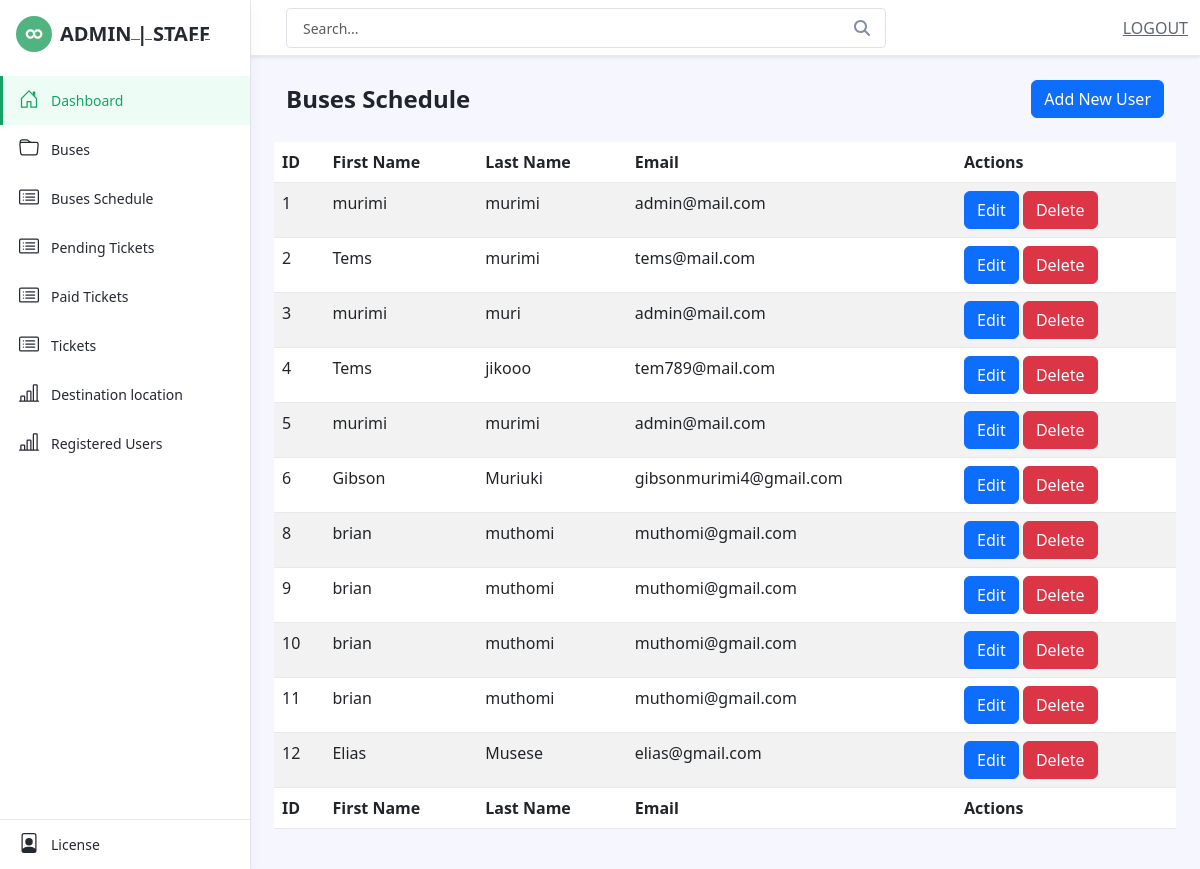
/admin/registered_users.php (signed in), run on an earlier commit of the app's database.
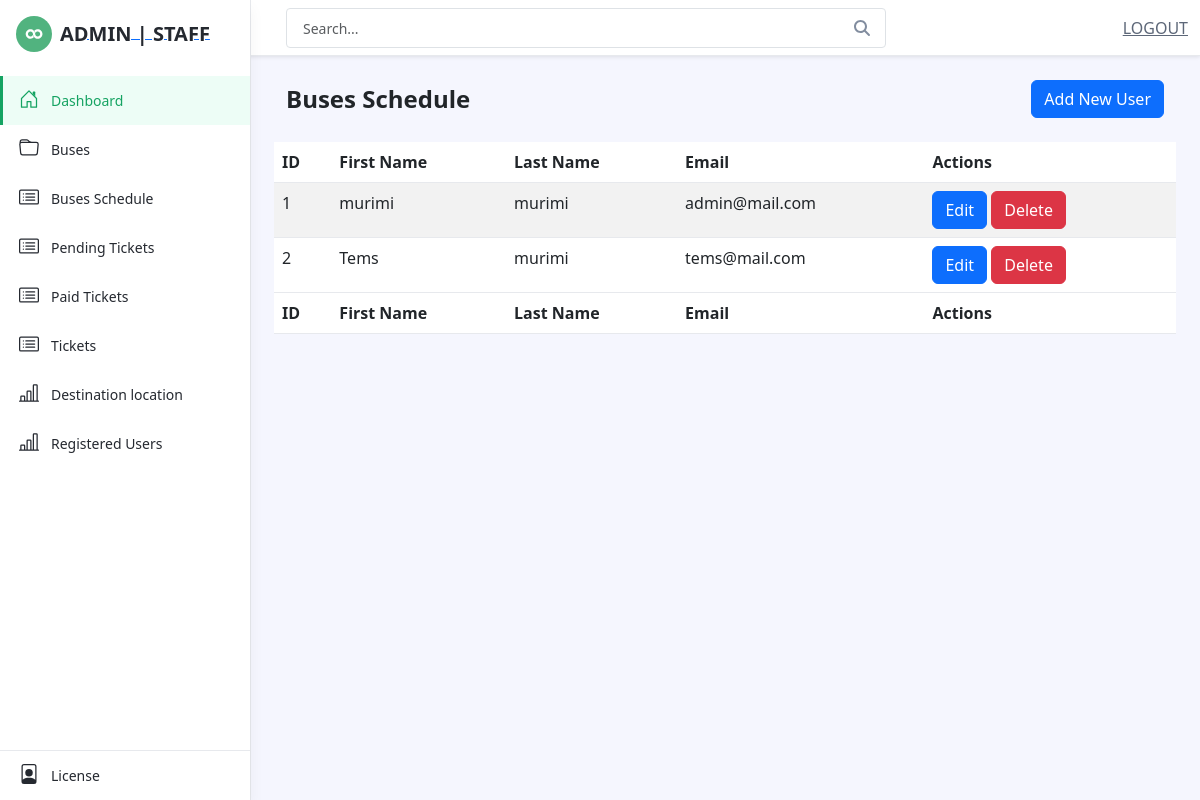
And on a later commit of the database.
### tables this page shows
CREATE TABLE `tbl_users` (
  `id` int(11) NOT NULL,
  `firstname` varchar(250) NOT NULL,
  `lastname` varchar(250) NOT NULL,
  `email` varchar(255) NOT NULL,
  `password` varchar(255) NOT NULL,
  `contact` varchar(255) NOT NULL
);

### admin/registered_users.php (the view, shortened to what this page needs)
<?php
include("inc/header.php");
require_once("db-connect/config.php");
$selectQuery = "SELECT * FROM tbl_users";
$stmt = $conn->prepare($selectQuery);
$stmt->execute();
$usersData = $stmt->fetchAll(PDO::FETCH_ASSOC);
?>
    <link href="https://cdnjs.cloudflare.com/ajax/libs/twitter-bootstrap/5.3.0-alpha3/css/bootstrap.min.css"
        rel="stylesheet">
    <link href="https://cdn.datatables.net/1.13.5/css/dataTables.bootstrap5.min.css" rel="stylesheet">
<body class="app">
    <?php
    include("inc/sidebar.php");
    ?>
    <div class="app-wrapper">
        <div class="app-content pt-3 p-md-3 p-lg-4">
            <div class="container-xl">
                <div class="row g-3 mb-4 align-items-center justify-content-between">
                    <div class="col-auto">
                        <h1 class="app-page-title mb-0">Buses Schedule</h1>
                    </div>
                    <div class="col-auto">
                        <a href="add_user.php" class="btn btn-primary">Add New User</a>
                    </div>
                </div>
                <div class="row g-4">
                    <table id="example" class="table table-striped" style="width:100%">
                        <thead>
                            <tr>
                                <th>ID</th>
                                <th>First Name</th>
                                <th>Last Name</th>
                                <th>Email</th>
                                <th>Actions</th>
                            </tr>
                        </thead>
                        <tbody>
                            <?php foreach ($usersData as $user) : ?>
                            <tr>
                                <td><?php echo $user['id']; ?></td>
                                <td><?php echo $user['firstname']; ?></td>
                                <td><?php echo $user['lastname']; ?></td>
                                <td><?php echo $user['email']; ?></td>
                                <td>
                                    <a href="edit_user.php?id=<?php echo $user['id']; ?>"
                                        class="btn btn-primary">Edit</a>
                                    <a href="delete_user.php?id=<?php echo $user['id']; ?>" class="btn btn-danger"
                                        onclick="return confirm('Are you sure you want to delete this user?')">Delete</a>
                                </td>
                            </tr>
                            <?php endforeach; ?>
                        </tbody>
                        <tfoot>
                            <thead>
                                <tr>
                                    <th>ID</th>
                                    <th>First Name</th>
                                    <th>Last Name</th>
                                    <th>Email</th>
                                    <th>Actions</th>
                                </tr>
                            </thead>
                        </tfoot>
                    </table>
                </div>
            </div>
        </div>
    </div>
</body>
</html>

### admin/inc/header.php (shortened to what this page needs)
<!DOCTYPE html>
<html lang="en">
<head>
    <link id="theme-style" rel="stylesheet" href="assets/css/portal.css">
</head>

### admin/inc/sidebar.php (shortened to what this page needs)
<header class="app-header fixed-top">
    <div class="app-header-inner">
        <div class="container-fluid py-2">
            <div class="app-header-content">
                <div class="row justify-content-between align-items-center">
                    <div class="app-search-box col">
                        <form class="app-search-form">
                            <input type="text" placeholder="Search..." name="search" class="form-control search-input">
                            <button type="submit" class="btn search-btn btn-primary" value="Search"><i
                                    class="fas fa-search"></i></button>
                        </form>
                    </div>
                    <div class="app-utilities col-auto">
                        <div class="app-utility-item ">
                            <a href="logout.php" role="button" aria-expanded="false">LOGOUT</a>
                        </div>
                    </div>
                </div>
            </div>
        </div>
    </div>
    <div id="app-sidepanel" class="app-sidepanel">
        <div class="sidepanel-inner d-flex flex-column">
            <div class="app-branding">
                <a class="app-logo" href="index.php"><img class="logo-icon me-2" src="assets/images/app-logo.svg"
                        alt="logo"><span class="logo-text">ADMIN | STAFF</span></a>
            </div>
            <nav id="app-nav-main" class="app-nav app-nav-main flex-grow-1">
                <ul class="app-menu list-unstyled accordion" id="menu-accordion">
                    <li class="nav-item">
                        <a class="nav-link active" href="index.php">
                            <span class="nav-icon">
                            </span>
                            <span class="nav-link-text">Dashboard</span>
                        </a>
                    </li>
                    <li class="nav-item">
                        <a class="nav-link" href="buses.php">
                            <span class="nav-icon">
                            </span>
                            <span class="nav-link-text">Buses</span>
                        </a>
                    </li>
                    <li class="nav-item">
                        <a class="nav-link" href="schedule_list.php">
                            <span class="nav-icon">
                            </span>
                            <span class="nav-link-text">Buses Schedule</span>
                        </a>
                    </li>
                    <li class="nav-item">
                        <a class="nav-link" href="pending_tickets.php">
                            <span class="nav-icon">
                            </span>
                            <span class="nav-link-text">Pending Tickets</span>
                        </a>
                    </li>
                    <li class="nav-item">
                        <a class="nav-link" href="paid_tickets.php">
                            <span class="nav-icon">
                            </span>
                            <span class="nav-link-text">Paid Tickets</span>
                        </a>
                    </li>
                    <li class="nav-item">
                        <a class="nav-link" href="tickets.php">
                            <span class="nav-icon">
                            </span>
                            <span class="nav-link-text">Tickets</span>
                        </a>
                    </li>
                    <li class="nav-item">
                        <a class="nav-link" href="location.php">
                            <span class="nav-icon">
                            </span>
                            <span class="nav-link-text">Destination location</span>
                        </a>
                    </li>
                    <li class="nav-item">
                        <a class="nav-link" href="registered_users.php">
                            <span class="nav-icon">
                            </span>
                            <span class="nav-link-text">Registered Users</span>
                        </a>
                    </li>
                </ul>
            </nav>
            <div class="app-sidepanel-footer">
                <nav class="app-nav app-nav-footer">
                    <ul class="app-menu footer-menu list-unstyled">
                        <li class="nav-item">
                            <a class="nav-link" href="#">
                                <span class="nav-icon">
                                </span>
                                <span class="nav-link-text">License</span>
                            </a>
                        </li>
                    </ul>
                </nav>
            </div>
        </div>
    </div>
</header>

What changed in the data, as far as the page shows it:
removed tbl_users: id "3", firstname "murimi", lastname "muri", email "admin@mail.com"
removed tbl_users: id "4", firstname "Tems", lastname "jikooo", email "tem789@mail.com"
removed tbl_users: id "5", firstname "murimi", lastname "murimi", email "admin@mail.com"
removed tbl_users: id "6", firstname "Gibson", lastname "Muriuki", email "gibsonmurimi4@gmail.com"
removed tbl_users: id "8", firstname "brian", lastname "muthomi", email "muthomi@gmail.com"
removed tbl_users: id "9", firstname "brian", lastname "muthomi", email "muthomi@gmail.com"
removed tbl_users: id "10", firstname "brian", lastname "muthomi", email "muthomi@gmail.com"
removed tbl_users: id "11", firstname "brian", lastname "muthomi", email "muthomi@gmail.com"
removed tbl_users: id "12", firstname "Elias", lastname "Musese", email "elias@gmail.com"
